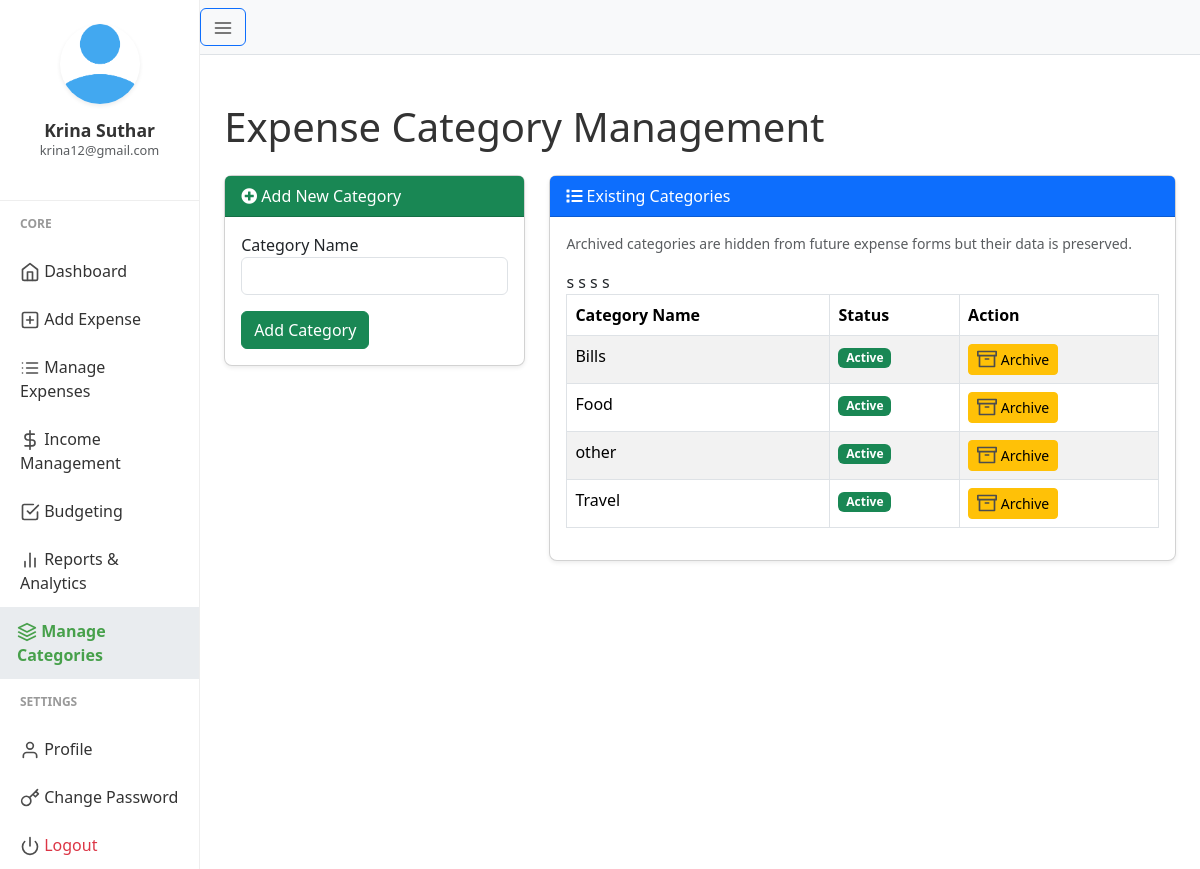
Screenshot of /manage_categories.php (signed in) with the database file from the repository.
### tables this page shows
CREATE TABLE `users` (
  `user_id` int(11) NOT NULL,
  `firstname` varchar(50) NOT NULL,
  `lastname` varchar(25) NOT NULL,
  `email` varchar(50) NOT NULL,
  `profile_path` varchar(50) NOT NULL DEFAULT 'default_profile.png',
  `password` varchar(255) NOT NULL,
  `trn_date` datetime NOT NULL DEFAULT current_timestamp()
);

CREATE TABLE `expense_categories` (
  `category_id` int(11) NOT NULL,
  `user_id` int(11) NOT NULL,
  `category_name` varchar(100) NOT NULL,
  `category_status` enum('active','inactive') NOT NULL DEFAULT 'active'
);

### session.php (called while the page is built, shortened)
<?php
include("config.php");
$sess_email = $_SESSION["email"];
$sql = "SELECT user_id, firstname, lastname, email, profile_path FROM users WHERE email = '$sess_email'";
$result = $con->query($sql);
if ($result->num_rows > 0) {
  while($row = $result->fetch_assoc()) {
    $userid=$row["user_id"];
    $username =$row["firstname"]." ".$row["lastname"];
    $useremail=$row["email"];
    $userprofile="uploads/".$row["profile_path"];
  }
} else {
    $userid="GHX1Y2";
    $username ="Jhon Doe";
    $useremail="mailid@domain.com";
    $userprofile="Uploads/default_profile.png";
}
?>

### manage_categories.php (the view, shortened to what this page needs)
<?php
include("session.php");
include("config.php");
$user_id_int = (int) $userid;
$selected_month = $_SESSION['selected_month'] ?? date('n');
$selected_year = $_SESSION['selected_year'] ?? date('Y');
$base_url_params = "?month={$selected_month}&year={$selected_year}";
$categories_list = [];
$sql_fetch = "SELECT category_id, category_name, category_status FROM expense_categories WHERE user_id = ? ORDER BY category_name ASC";
if ($stmt_fetch = mysqli_prepare($con, $sql_fetch)) {
    mysqli_stmt_bind_param($stmt_fetch, "i", $user_id_int);
    mysqli_stmt_execute($stmt_fetch);
    $result_fetch = mysqli_stmt_get_result($stmt_fetch);
    while ($row = mysqli_fetch_assoc($result_fetch)) {
        $categories_list[] = $row;
    }
}
?>
<!DOCTYPE html>
<html lang="en">
<head>
    <link href="css/bootstrap.min.css" rel="stylesheet">
    <link rel="stylesheet" href="https://cdnjs.cloudflare.com/ajax/libs/font-awesome/5.15.4/css/all.min.css">
    <link href="css/style.css" rel="stylesheet">
</head>
<body>
    <div class="d-flex" id="wrapper">
        <div id="sidebar-wrapper">
            <div class="user">
                <img class="img img-fluid rounded-circle shadow-sm" src="<?php echo $userprofile ?>" width="80">
                <h5 class="mt-2 mb-0"><?php echo $username ?></h5>
                <p class="small text-muted"><?php echo $useremail ?></p>
            </div>
            <div class="sidebar-heading">Core</div>
            <div class="list-group list-group-flush">
                <a href="index.php<?php echo $base_url_params; ?>" class="list-group-item list-group-item-action">
                    <span data-feather="home" class="mr-2"></span> Dashboard
                </a>
                <a href="add_expense.php<?php echo $base_url_params; ?>" class="list-group-item list-group-item-action">
                    <span data-feather="plus-square" class="mr-2"></span> Add Expense
                </a>
                <a href="manage_expense.php<?php echo $base_url_params; ?>"
                    class="list-group-item list-group-item-action">
                    <span data-feather="list" class="mr-2"></span> Manage Expenses
                </a>
                <a href="income.php<?php echo $base_url_params; ?>" class="list-group-item list-group-item-action">
                    <span data-feather="dollar-sign" class="mr-2"></span> Income Management
                </a>
                <a href="budget.php<?php echo $base_url_params; ?>" class="list-group-item list-group-item-action">
                    <span data-feather="check-square" class="mr-2"></span> Budgeting
                </a>
                <a href="reports.php<?php echo $base_url_params; ?>" class="list-group-item list-group-item-action">
                    <span data-feather="bar-chart-2" class="mr-2"></span> Reports & Analytics
                </a>
                <a href="manage_categories.php<?php echo $base_url_params; ?>"
                    class="list-group-item list-group-item-action sidebar-active">
                    <span data-feather="layers" class="mr-2"></span> Manage Categories
                </a>
            </div>
            <div class="sidebar-heading">Settings</div>
            <div class="list-group list-group-flush">
                <a href="profile.php" class="list-group-item list-group-item-action">
                    <span data-feather="user" class="mr-2"></span> Profile
                </a>
                <a href="change_password.php" class="list-group-item list-group-item-action">
                    <span data-feather="key" class="mr-2"></span> Change Password
                </a>
                <a href="logout.php" class="list-group-item list-group-item-action text-danger">
                    <span data-feather="power" class="mr-2"></span> Logout
                </a>
            </div>
        </div>
        <div id="page-content-wrapper">
            <nav class="navbar navbar-expand-lg navbar-light bg-light border-bottom">
                <button class="btn btn-outline-primary" type="button" id="menu-toggle">
                    <span data-feather="menu"></span>
                </button>
            </nav>
            <div class="container-fluid p-4">
                <h1 class="mt-4 mb-4 font-weight-light">Expense Category Management</h1>
                <div class="row">
                    <div class="col-lg-4 mb-4">
                        <div class="card shadow-sm">
                            <div class="card-header bg-success text-white">
                                <i class="fas fa-plus-circle mr-2"></i> Add New Category
                            </div>
                            <div class="card-body">
                                <form method="POST" action="manage_categories.php<?php echo $base_url_params; ?>">
                                    <div class="form-group">
                                        <label for="category_name">Category Name</label>
                                        <input type="text" class="form-control" id="category_name" name="category_name"
                                            required maxlength="100">
                                    </div>
                                    <button type="submit" class="btn btn-success btn-block mt-3">Add Category</button>
                                </form>
                            </div>
                        </div>
                    </div>
                    <div class="col-lg-8 mb-4">
                        <div class="card shadow-sm">
                            <div class="card-header bg-primary text-white">
                                <i class="fas fa-list mr-2"></i> Existing Categories
                            </div>
                            <div class="card-body">
                                <p class="small text-muted">Archived categories are hidden from future expense forms but
                                    their data is preserved.</p>
                                <div class="table-responsive">
                                    <table class="table table-bordered table-striped" width="100%" cellspacing="0">
                                        <thead>
                                            <tr>
                                                <th>Category Name</th>
                                                <th>Status</th>
                                                <th>Action</th>
                                            </tr>
                                        </thead>
                                        <tbody>
                                            <?php if (!empty($categories_list)): ?>
                                                <?php foreach ($categories_list as $category): ?>
                                                    <tr>
                                                        <td><?php echo htmlspecialchars($category['category_name']); ?></td>
                                                        <td>
                                                            <span
                                                                class="badge bg-<?php echo ($category['category_status'] == 'active' ? 'success' : 'secondary'); ?>">
                                                                <?php echo ucfirst($category['category_status']); ?>
                                                            </span>
                                                        </td>
                                                        <td>
                                                            <?php if ($category['category_status'] == 'active'): ?>
                                                                <a href="javascript:void(0);"
                                                                    onclick="confirmArchive(<?php echo $category['category_id']; ?>)"
                                                                    class="btn btn-sm btn-warning" title="Archive">
                                                                    <span data-feather="archive"></span> Archive
                                                                </a>
                                                            <?php endif; ?>
                                                        </td>
                                                    </tr>s
                                                <?php endforeach; ?>
                                            <?php else: ?>
                                                <tr>
                                                    <td colspan="3" class="text-center">No custom categories found.</td>
                                                </tr>
                                            <?php endif; ?>
                                        </tbody>
                                    </table>
                                </div>
                            </div>
                        </div>
                    </div>
                </div>
            </div>
        </div>
    </div>
</body>
</html>

### css/style.css (style rules this page uses)
body { background-color: #f8f9fa; font-family: 'Segoe UI', Tahoma, Geneva, Verdana, sans-serif; color: #333; }
.feather { width: 20px; height: 20px; stroke: #4d4d4d; stroke-width: 2; stroke-linecap: round; stroke-linejoin: round; fill: none; vertical-align: text-bottom; }
#wrapper { overflow-x: hidden; background-color: #fff; }
#sidebar-wrapper { min-height: 100vh; margin-left: -15rem; transition: margin 0.25s ease-out; width: 15rem; background-color: #ffffff; border-right: 1px solid #eee; }
.user { text-align: center; padding: 1.5rem 0; border-bottom: 1px solid #eee; }
.user img { padding: 0; width: 80px; height: 80px; object-fit: cover; margin-bottom: 0.5rem; }
.user h5 { font-size: 1.1rem; font-weight: 600; margin-bottom: 0; }
.user p { font-size: 0.8rem; color: #6c757d; }
#sidebar-wrapper .sidebar-heading { padding: 0.875rem 1.25rem; font-size: 0.75rem; font-weight: bold; text-transform: uppercase; color: #999; }
.list-group { border-radius: 0; }
.list-group-item { border: none; padding: 0.75rem 1.25rem; color: #333; transition: background-color 0.15s, color 0.15s; background-color: #ffffff; }
.sidebar-active { background-color: #e9ecef !important; color: #47a04b !important; font-weight: bold !important; border-left: 3px solid #47a04b; padding-left: calc(1.25rem - 3px); }
.sidebar-active .feather { stroke: #47a04b !important; }
#page-content-wrapper { min-width: 100vw; }
.navbar { border-bottom: 1px solid #eee; }
@media (min-width: 768px) { #sidebar-wrapper { margin-left: 0; } }
@media (min-width: 768px) { #page-content-wrapper { min-width: 0; width: 100%; } }
@media (min-width: 768px) { .container-fluid { margin-right: 0 !important; padding-right: 1.5rem !important; } }
.card { margin-bottom: 20px; border-radius: 0.5rem; box-shadow: 0 0.125rem 0.25rem rgba(0, 0, 0, 0.075); transition: transform 0.2s, box-shadow 0.2s; }

### rows the page displays
users: profile_path (placeholder picture), username "Krina Suthar", email "krina12@gmail.com"
expense_categories: category_name "Bills", category_status "Active"
expense_categories: category_name "Food", category_status "Active"
expense_categories: category_name "other", category_status "Active"
expense_categories: category_name "Travel", category_status "Active"
